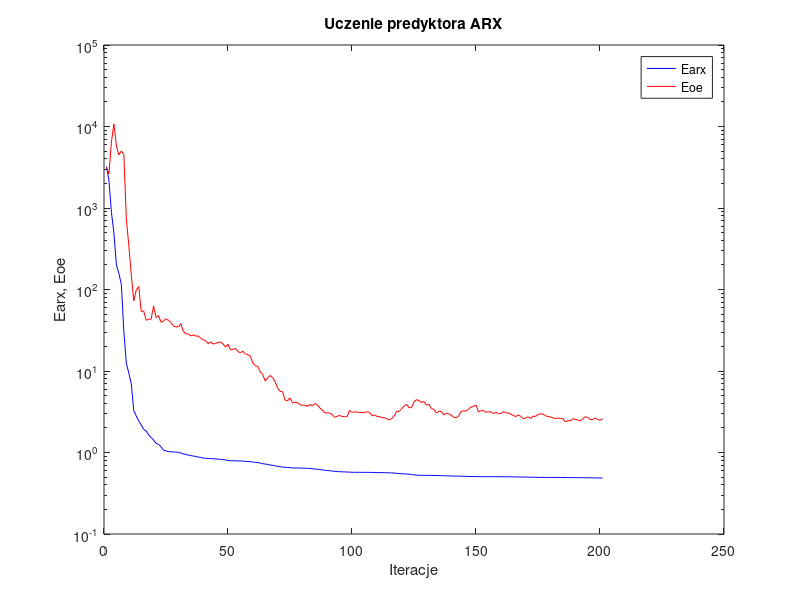
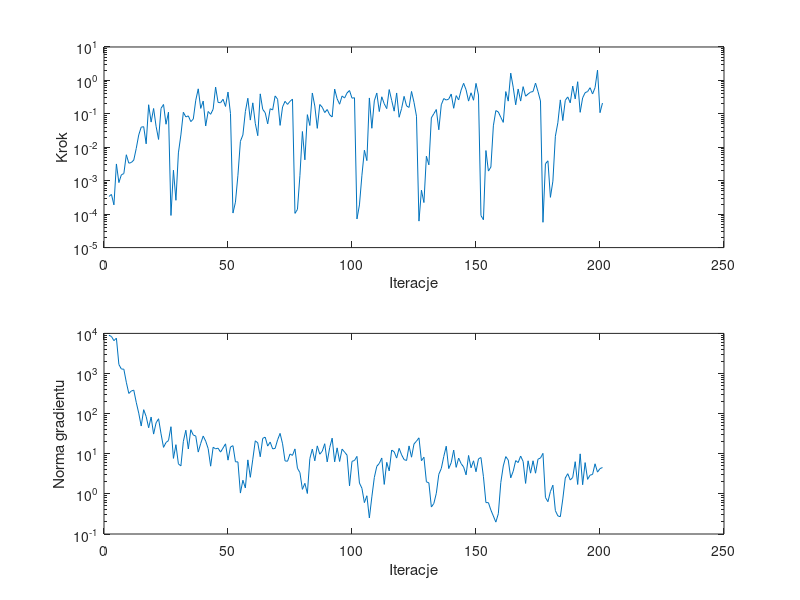

The MATLAB source for these figures, in order:
%uczenie predyktora arx
clear all;
n=0; farx(n+1)=3.208301e+003; foe(n+1)=3.183328e+003; wspucz(n+1)=0.000000e+000; ng(n+1)=0.000000e+000;
%odnowa zmiennej metryki
n=1; farx(n+1)=2.185960e+003; foe(n+1)=2.632387e+003; krok(n+1)=3.383827e-004; ng(n+1)=8.991362e+003;
n=2; farx(n+1)=8.787433e+002; foe(n+1)=6.467846e+003; krok(n+1)=3.891984e-004; ng(n+1)=8.384471e+003;
n=3; farx(n+1)=4.948824e+002; foe(n+1)=1.072910e+004; krok(n+1)=1.897731e-004; ng(n+1)=6.593837e+003;
n=4; farx(n+1)=1.998167e+002; foe(n+1)=5.768895e+003; krok(n+1)=3.174920e-003; ng(n+1)=7.611663e+003;
n=5; farx(n+1)=1.576875e+002; foe(n+1)=4.489838e+003; krok(n+1)=8.790130e-004; ng(n+1)=1.678997e+003;
n=6; farx(n+1)=1.147793e+002; foe(n+1)=5.017559e+003; krok(n+1)=1.505777e-003; ng(n+1)=1.294537e+003;
n=7; farx(n+1)=3.069247e+001; foe(n+1)=4.545958e+003; krok(n+1)=1.635770e-003; ng(n+1)=1.281653e+003;
n=8; farx(n+1)=1.249032e+001; foe(n+1)=7.371526e+002; krok(n+1)=5.980899e-003; ng(n+1)=6.049552e+002;
n=9; farx(n+1)=9.452465e+000; foe(n+1)=3.485619e+002; krok(n+1)=3.350038e-003; ng(n+1)=3.188616e+002;
n=10; farx(n+1)=6.973493e+000; foe(n+1)=1.515235e+002; krok(n+1)=3.500453e-003; ng(n+1)=3.654043e+002;
n=11; farx(n+1)=3.270457e+000; foe(n+1)=7.249897e+001; krok(n+1)=4.150488e-003; ng(n+1)=3.859924e+002;
n=12; farx(n+1)=2.813609e+000; foe(n+1)=9.827694e+001; krok(n+1)=9.231862e-003; ng(n+1)=1.913484e+002;
n=13; farx(n+1)=2.443759e+000; foe(n+1)=1.087225e+002; krok(n+1)=2.331822e-002; ng(n+1)=1.031823e+002;
n=14; farx(n+1)=2.179467e+000; foe(n+1)=5.361251e+001; krok(n+1)=4.000365e-002; ng(n+1)=4.907964e+001;
n=15; farx(n+1)=1.923682e+000; foe(n+1)=5.469618e+001; krok(n+1)=4.134280e-002; ng(n+1)=1.255268e+002;
n=16; farx(n+1)=1.840425e+000; foe(n+1)=4.189385e+001; krok(n+1)=1.269968e-002; ng(n+1)=8.489624e+001;
n=17; farx(n+1)=1.643412e+000; foe(n+1)=4.319239e+001; krok(n+1)=1.872762e-001; ng(n+1)=4.448698e+001;
n=18; farx(n+1)=1.529708e+000; foe(n+1)=4.325045e+001; krok(n+1)=5.671128e-002; ng(n+1)=8.232317e+001;
n=19; farx(n+1)=1.426332e+000; foe(n+1)=6.299332e+001; krok(n+1)=1.447238e-001; ng(n+1)=3.091312e+001;
n=20; farx(n+1)=1.291660e+000; foe(n+1)=4.524318e+001; krok(n+1)=4.235232e-002; ng(n+1)=5.907490e+001;
n=21; farx(n+1)=1.259423e+000; foe(n+1)=4.777357e+001; krok(n+1)=1.716139e-002; ng(n+1)=7.457485e+001;
n=22; farx(n+1)=1.176277e+000; foe(n+1)=3.970617e+001; krok(n+1)=1.460372e-001; ng(n+1)=3.135415e+001;
n=23; farx(n+1)=1.065020e+000; foe(n+1)=4.104514e+001; krok(n+1)=1.907753e-001; ng(n+1)=1.442990e+001;
n=24; farx(n+1)=1.047023e+000; foe(n+1)=4.381261e+001; krok(n+1)=4.895039e-002; ng(n+1)=1.909397e+001;
n=25; farx(n+1)=1.028753e+000; foe(n+1)=4.186798e+001; krok(n+1)=1.125137e-001; ng(n+1)=2.131982e+001;
%odnowa zmiennej metryki
n=26; farx(n+1)=1.020695e+000; foe(n+1)=3.943701e+001; krok(n+1)=9.144347e-005; ng(n+1)=4.721190e+001;
n=27; farx(n+1)=1.015044e+000; foe(n+1)=3.553765e+001; krok(n+1)=2.063028e-003; ng(n+1)=7.666042e+000;
n=28; farx(n+1)=1.011347e+000; foe(n+1)=3.481902e+001; krok(n+1)=2.601359e-004; ng(n+1)=1.684396e+001;
n=29; farx(n+1)=1.003283e+000; foe(n+1)=3.485884e+001; krok(n+1)=6.800237e-003; ng(n+1)=5.603341e+000;
n=30; farx(n+1)=9.855108e-001; foe(n+1)=3.813505e+001; krok(n+1)=2.340953e-002; ng(n+1)=4.977694e+000;
n=31; farx(n+1)=9.610061e-001; foe(n+1)=3.060166e+001; krok(n+1)=1.115271e-001; ng(n+1)=2.043987e+001;
n=32; farx(n+1)=9.417799e-001; foe(n+1)=2.864369e+001; krok(n+1)=8.097460e-002; ng(n+1)=3.855021e+001;
n=33; farx(n+1)=9.316844e-001; foe(n+1)=2.849421e+001; krok(n+1)=8.693674e-002; ng(n+1)=1.315890e+001;
n=34; farx(n+1)=9.168902e-001; foe(n+1)=2.690625e+001; krok(n+1)=5.857529e-002; ng(n+1)=3.967856e+001;
n=35; farx(n+1)=9.040316e-001; foe(n+1)=2.776686e+001; krok(n+1)=6.995615e-002; ng(n+1)=2.926264e+001;
n=36; farx(n+1)=8.950741e-001; foe(n+1)=2.678311e+001; krok(n+1)=2.553603e-001; ng(n+1)=2.762093e+001;
n=37; farx(n+1)=8.776262e-001; foe(n+1)=2.690247e+001; krok(n+1)=5.600723e-001; ng(n+1)=1.101752e+001;
n=38; farx(n+1)=8.718537e-001; foe(n+1)=2.516110e+001; krok(n+1)=1.456144e-001; ng(n+1)=1.814948e+001;
n=39; farx(n+1)=8.535075e-001; foe(n+1)=2.420289e+001; krok(n+1)=2.418297e-001; ng(n+1)=2.765983e+001;
n=40; farx(n+1)=8.488577e-001; foe(n+1)=2.345539e+001; krok(n+1)=4.331299e-002; ng(n+1)=2.065499e+001;
n=41; farx(n+1)=8.448802e-001; foe(n+1)=2.159551e+001; krok(n+1)=1.178633e-001; ng(n+1)=1.343468e+001;
n=42; farx(n+1)=8.419471e-001; foe(n+1)=2.282637e+001; krok(n+1)=9.704432e-002; ng(n+1)=4.901433e+000;
n=43; farx(n+1)=8.392902e-001; foe(n+1)=2.138831e+001; krok(n+1)=1.372911e-001; ng(n+1)=1.450269e+001;
n=44; farx(n+1)=8.336467e-001; foe(n+1)=2.178919e+001; krok(n+1)=6.314556e-001; ng(n+1)=1.327929e+001;
n=45; farx(n+1)=8.288376e-001; foe(n+1)=2.234566e+001; krok(n+1)=2.193298e-001; ng(n+1)=1.376586e+001;
n=46; farx(n+1)=8.247475e-001; foe(n+1)=2.270307e+001; krok(n+1)=2.153023e-001; ng(n+1)=1.099062e+001;
n=47; farx(n+1)=8.181074e-001; foe(n+1)=2.147714e+001; krok(n+1)=2.730638e-001; ng(n+1)=1.391646e+001;
n=48; farx(n+1)=8.109527e-001; foe(n+1)=1.969746e+001; krok(n+1)=1.664220e-001; ng(n+1)=1.767301e+001;
n=49; farx(n+1)=7.987493e-001; foe(n+1)=2.132342e+001; krok(n+1)=4.485036e-001; ng(n+1)=6.931695e+000;
n=50; farx(n+1)=7.922041e-001; foe(n+1)=1.809550e+001; krok(n+1)=1.019950e-001; ng(n+1)=1.475938e+001;
%odnowa zmiennej metryki
n=51; farx(n+1)=7.911105e-001; foe(n+1)=1.847704e+001; krok(n+1)=1.078966e-004; ng(n+1)=1.590468e+001;
n=52; farx(n+1)=7.907282e-001; foe(n+1)=1.887192e+001; krok(n+1)=2.288097e-004; ng(n+1)=6.302099e+000;
n=53; farx(n+1)=7.882104e-001; foe(n+1)=1.735490e+001; krok(n+1)=1.457389e-003; ng(n+1)=6.272265e+000;
n=54; farx(n+1)=7.875632e-001; foe(n+1)=1.672722e+001; krok(n+1)=1.511435e-002; ng(n+1)=1.047987e+000;
n=55; farx(n+1)=7.838189e-001; foe(n+1)=1.746597e+001; krok(n+1)=2.337492e-002; ng(n+1)=2.190215e+000;
n=56; farx(n+1)=7.800492e-001; foe(n+1)=1.622743e+001; krok(n+1)=1.171506e-001; ng(n+1)=1.405474e+000;
n=57; farx(n+1)=7.750708e-001; foe(n+1)=1.580167e+001; krok(n+1)=2.930544e-001; ng(n+1)=7.038302e+000;
n=58; farx(n+1)=7.728692e-001; foe(n+1)=1.522438e+001; krok(n+1)=6.504518e-002; ng(n+1)=2.589323e+000;
n=59; farx(n+1)=7.629272e-001; foe(n+1)=1.255957e+001; krok(n+1)=2.134155e-001; ng(n+1)=7.322089e+000;
n=60; farx(n+1)=7.556797e-001; foe(n+1)=1.161598e+001; krok(n+1)=5.205007e-002; ng(n+1)=2.105092e+001;
n=61; farx(n+1)=7.536392e-001; foe(n+1)=1.140248e+001; krok(n+1)=2.223039e-002; ng(n+1)=1.869800e+001;
n=62; farx(n+1)=7.406701e-001; foe(n+1)=9.738849e+000; krok(n+1)=3.963116e-001; ng(n+1)=8.419228e+000;
n=63; farx(n+1)=7.286965e-001; foe(n+1)=9.101926e+000; krok(n+1)=1.362644e-001; ng(n+1)=2.421794e+001;
n=64; farx(n+1)=7.206082e-001; foe(n+1)=7.538278e+000; krok(n+1)=1.083782e-001; ng(n+1)=2.593518e+001;
n=65; farx(n+1)=7.145710e-001; foe(n+1)=8.205873e+000; krok(n+1)=5.019954e-002; ng(n+1)=1.551460e+001;
n=66; farx(n+1)=7.016936e-001; foe(n+1)=8.804117e+000; krok(n+1)=1.423907e-001; ng(n+1)=1.959954e+001;
n=67; farx(n+1)=6.965442e-001; foe(n+1)=8.306415e+000; krok(n+1)=1.307960e-001; ng(n+1)=1.322154e+001;
n=68; farx(n+1)=6.869439e-001; foe(n+1)=7.424229e+000; krok(n+1)=3.435737e-001; ng(n+1)=1.361117e+001;
n=69; farx(n+1)=6.760143e-001; foe(n+1)=6.152142e+000; krok(n+1)=2.733592e-001; ng(n+1)=2.225690e+001;
n=70; farx(n+1)=6.696279e-001; foe(n+1)=5.640725e+000; krok(n+1)=4.517978e-002; ng(n+1)=3.217414e+001;
n=71; farx(n+1)=6.627171e-001; foe(n+1)=5.581819e+000; krok(n+1)=1.612369e-001; ng(n+1)=1.771628e+001;
n=72; farx(n+1)=6.583921e-001; foe(n+1)=4.401031e+000; krok(n+1)=2.370960e-001; ng(n+1)=6.642623e+000;
n=73; farx(n+1)=6.546266e-001; foe(n+1)=4.303548e+000; krok(n+1)=1.919189e-001; ng(n+1)=6.501069e+000;
n=74; farx(n+1)=6.523645e-001; foe(n+1)=4.669952e+000; krok(n+1)=2.363480e-001; ng(n+1)=9.856031e+000;
n=75; farx(n+1)=6.461596e-001; foe(n+1)=4.070854e+000; krok(n+1)=2.760258e-001; ng(n+1)=9.111464e+000;
%odnowa zmiennej metryki
n=76; farx(n+1)=6.454957e-001; foe(n+1)=4.098724e+000; krok(n+1)=1.055848e-004; ng(n+1)=1.320623e+001;
n=77; farx(n+1)=6.454059e-001; foe(n+1)=4.117943e+000; krok(n+1)=1.383684e-004; ng(n+1)=4.354925e+000;
n=78; farx(n+1)=6.448237e-001; foe(n+1)=3.865176e+000; krok(n+1)=1.448033e-003; ng(n+1)=3.391117e+000;
n=79; farx(n+1)=6.431363e-001; foe(n+1)=3.794962e+000; krok(n+1)=2.963700e-002; ng(n+1)=1.296373e+000;
n=80; farx(n+1)=6.426253e-001; foe(n+1)=3.806231e+000; krok(n+1)=4.210497e-003; ng(n+1)=1.834022e+000;
n=81; farx(n+1)=6.392381e-001; foe(n+1)=3.667452e+000; krok(n+1)=9.464845e-002; ng(n+1)=1.023102e+000;
n=82; farx(n+1)=6.380440e-001; foe(n+1)=3.892375e+000; krok(n+1)=4.486659e-002; ng(n+1)=7.566141e+000;
n=83; farx(n+1)=6.314062e-001; foe(n+1)=3.731939e+000; krok(n+1)=4.206609e-001; ng(n+1)=1.310612e+001;
n=84; farx(n+1)=6.265229e-001; foe(n+1)=3.988766e+000; krok(n+1)=1.713887e-001; ng(n+1)=6.673934e+000;
n=85; farx(n+1)=6.246428e-001; foe(n+1)=3.830127e+000; krok(n+1)=3.685289e-002; ng(n+1)=1.571863e+001;
n=86; farx(n+1)=6.182217e-001; foe(n+1)=3.526616e+000; krok(n+1)=1.902702e-001; ng(n+1)=9.747015e+000;
n=87; farx(n+1)=6.112005e-001; foe(n+1)=3.318200e+000; krok(n+1)=1.579498e-001; ng(n+1)=1.155474e+001;
n=88; farx(n+1)=6.053994e-001; foe(n+1)=3.066283e+000; krok(n+1)=1.093247e-001; ng(n+1)=1.778359e+001;
n=89; farx(n+1)=6.009941e-001; foe(n+1)=3.067156e+000; krok(n+1)=1.348264e-001; ng(n+1)=6.269214e+000;
n=90; farx(n+1)=5.973998e-001; foe(n+1)=3.043518e+000; krok(n+1)=9.349969e-002; ng(n+1)=1.420630e+001;
n=91; farx(n+1)=5.925078e-001; foe(n+1)=2.916310e+000; krok(n+1)=8.061847e-002; ng(n+1)=2.447471e+001;
n=92; farx(n+1)=5.871401e-001; foe(n+1)=2.702437e+000; krok(n+1)=5.520515e-001; ng(n+1)=6.281354e+000;
n=93; farx(n+1)=5.831284e-001; foe(n+1)=2.781477e+000; krok(n+1)=2.828655e-001; ng(n+1)=1.402541e+001;
n=94; farx(n+1)=5.814392e-001; foe(n+1)=2.852597e+000; krok(n+1)=1.940886e-001; ng(n+1)=6.421588e+000;
n=95; farx(n+1)=5.800181e-001; foe(n+1)=2.770936e+000; krok(n+1)=3.421659e-001; ng(n+1)=1.304911e+001;
n=96; farx(n+1)=5.781704e-001; foe(n+1)=2.758310e+000; krok(n+1)=2.969638e-001; ng(n+1)=1.102392e+001;
n=97; farx(n+1)=5.759637e-001; foe(n+1)=2.739306e+000; krok(n+1)=4.228884e-001; ng(n+1)=9.236993e+000;
n=98; farx(n+1)=5.742026e-001; foe(n+1)=3.295216e+000; krok(n+1)=4.979739e-001; ng(n+1)=1.584551e+000;
n=99; farx(n+1)=5.723901e-001; foe(n+1)=3.108651e+000; krok(n+1)=2.944474e-001; ng(n+1)=6.470456e+000;
n=100; farx(n+1)=5.714257e-001; foe(n+1)=3.159487e+000; krok(n+1)=3.035583e-001; ng(n+1)=6.794356e+000;
%odnowa zmiennej metryki
n=101; farx(n+1)=5.712348e-001; foe(n+1)=3.120925e+000; krok(n+1)=7.188658e-005; ng(n+1)=8.596111e+000;
n=102; farx(n+1)=5.712138e-001; foe(n+1)=3.105909e+000; krok(n+1)=1.885993e-004; ng(n+1)=1.863982e+000;
n=103; farx(n+1)=5.711045e-001; foe(n+1)=3.091297e+000; krok(n+1)=1.463096e-003; ng(n+1)=1.380354e+000;
n=104; farx(n+1)=5.710056e-001; foe(n+1)=3.080217e+000; krok(n+1)=8.155298e-003; ng(n+1)=6.058472e-001;
n=105; farx(n+1)=5.708813e-001; foe(n+1)=3.161719e+000; krok(n+1)=3.990929e-003; ng(n+1)=8.980796e-001;
n=106; farx(n+1)=5.702355e-001; foe(n+1)=3.113903e+000; krok(n+1)=2.990259e-001; ng(n+1)=2.511776e-001;
n=107; farx(n+1)=5.697002e-001; foe(n+1)=2.847868e+000; krok(n+1)=3.707198e-002; ng(n+1)=8.421024e-001;
n=108; farx(n+1)=5.690472e-001; foe(n+1)=2.877384e+000; krok(n+1)=2.451503e-001; ng(n+1)=2.560793e+000;
n=109; farx(n+1)=5.682124e-001; foe(n+1)=2.788372e+000; krok(n+1)=4.195659e-001; ng(n+1)=4.871423e+000;
n=110; farx(n+1)=5.671967e-001; foe(n+1)=2.756763e+000; krok(n+1)=1.171506e-001; ng(n+1)=5.745084e+000;
n=111; farx(n+1)=5.663860e-001; foe(n+1)=2.684185e+000; krok(n+1)=3.238984e-001; ng(n+1)=7.845983e+000;
n=112; farx(n+1)=5.659995e-001; foe(n+1)=2.676869e+000; krok(n+1)=2.002215e-001; ng(n+1)=1.722078e+000;
n=113; farx(n+1)=5.652387e-001; foe(n+1)=2.598348e+000; krok(n+1)=1.431710e-001; ng(n+1)=6.112424e+000;
n=114; farx(n+1)=5.639127e-001; foe(n+1)=2.512788e+000; krok(n+1)=5.327583e-001; ng(n+1)=3.730928e+000;
n=115; farx(n+1)=5.616502e-001; foe(n+1)=2.612024e+000; krok(n+1)=2.519998e-001; ng(n+1)=1.236315e+001;
n=116; farx(n+1)=5.597512e-001; foe(n+1)=2.803742e+000; krok(n+1)=1.204927e-001; ng(n+1)=1.117433e+001;
n=117; farx(n+1)=5.552642e-001; foe(n+1)=3.195331e+000; krok(n+1)=4.213257e-001; ng(n+1)=7.802084e+000;
n=118; farx(n+1)=5.516498e-001; foe(n+1)=3.200487e+000; krok(n+1)=7.911391e-002; ng(n+1)=1.364223e+001;
n=119; farx(n+1)=5.493687e-001; foe(n+1)=3.440863e+000; krok(n+1)=1.452529e-001; ng(n+1)=9.411087e+000;
n=120; farx(n+1)=5.464292e-001; foe(n+1)=3.703635e+000; krok(n+1)=3.337224e-001; ng(n+1)=7.153209e+000;
n=121; farx(n+1)=5.445124e-001; foe(n+1)=3.914668e+000; krok(n+1)=1.732520e-001; ng(n+1)=6.797560e+000;
n=122; farx(n+1)=5.419675e-001; foe(n+1)=3.550954e+000; krok(n+1)=1.556123e-001; ng(n+1)=1.567766e+001;
n=123; farx(n+1)=5.376103e-001; foe(n+1)=3.553057e+000; krok(n+1)=4.681360e-001; ng(n+1)=8.208697e+000;
n=124; farx(n+1)=5.306988e-001; foe(n+1)=4.145187e+000; krok(n+1)=2.209722e-001; ng(n+1)=1.757153e+001;
n=125; farx(n+1)=5.275625e-001; foe(n+1)=4.460875e+000; krok(n+1)=8.512166e-002; ng(n+1)=2.063003e+001;
%odnowa zmiennej metryki
n=126; farx(n+1)=5.262526e-001; foe(n+1)=4.310091e+000; krok(n+1)=6.196706e-005; ng(n+1)=2.492683e+001;
n=127; farx(n+1)=5.255618e-001; foe(n+1)=4.107852e+000; krok(n+1)=5.216764e-004; ng(n+1)=6.705561e+000;
n=128; farx(n+1)=5.249047e-001; foe(n+1)=4.227840e+000; krok(n+1)=2.224690e-004; ng(n+1)=8.202487e+000;
n=129; farx(n+1)=5.241382e-001; foe(n+1)=3.811758e+000; krok(n+1)=5.414124e-003; ng(n+1)=1.997720e+000;
n=130; farx(n+1)=5.237274e-001; foe(n+1)=3.918190e+000; krok(n+1)=2.983929e-003; ng(n+1)=1.878304e+000;
n=131; farx(n+1)=5.231961e-001; foe(n+1)=3.450703e+000; krok(n+1)=7.601794e-002; ng(n+1)=4.706647e-001;
n=132; farx(n+1)=5.224919e-001; foe(n+1)=3.390689e+000; krok(n+1)=1.010376e-001; ng(n+1)=5.763896e-001;
n=133; farx(n+1)=5.214829e-001; foe(n+1)=3.054917e+000; krok(n+1)=1.348264e-001; ng(n+1)=1.036772e+000;
n=134; farx(n+1)=5.210213e-001; foe(n+1)=3.206015e+000; krok(n+1)=3.340315e-002; ng(n+1)=3.078301e+000;
n=135; farx(n+1)=5.201812e-001; foe(n+1)=3.203454e+000; krok(n+1)=1.865388e-001; ng(n+1)=4.273209e+000;
n=136; farx(n+1)=5.187707e-001; foe(n+1)=2.896022e+000; krok(n+1)=2.868245e-001; ng(n+1)=8.524075e+000;
n=137; farx(n+1)=5.172454e-001; foe(n+1)=3.033959e+000; krok(n+1)=2.587256e-001; ng(n+1)=1.543051e+001;
n=138; farx(n+1)=5.164627e-001; foe(n+1)=2.992132e+000; krok(n+1)=2.760258e-001; ng(n+1)=4.272547e+000;
n=139; farx(n+1)=5.153359e-001; foe(n+1)=2.869346e+000; krok(n+1)=3.923690e-001; ng(n+1)=5.981701e+000;
n=140; farx(n+1)=5.141884e-001; foe(n+1)=2.708228e+000; krok(n+1)=1.467726e-001; ng(n+1)=1.237271e+001;
n=141; farx(n+1)=5.132072e-001; foe(n+1)=2.665992e+000; krok(n+1)=3.510640e-001; ng(n+1)=4.585192e+000;
n=142; farx(n+1)=5.125877e-001; foe(n+1)=2.801313e+000; krok(n+1)=2.611580e-001; ng(n+1)=7.814108e+000;
n=143; farx(n+1)=5.117464e-001; foe(n+1)=3.200805e+000; krok(n+1)=5.138574e-001; ng(n+1)=5.672408e+000;
n=144; farx(n+1)=5.106160e-001; foe(n+1)=3.254692e+000; krok(n+1)=8.204121e-001; ng(n+1)=4.683608e+000;
n=145; farx(n+1)=5.094278e-001; foe(n+1)=3.222718e+000; krok(n+1)=5.249576e-001; ng(n+1)=2.981139e+000;
n=146; farx(n+1)=5.086587e-001; foe(n+1)=3.406893e+000; krok(n+1)=2.405442e-001; ng(n+1)=9.072493e+000;
n=147; farx(n+1)=5.080197e-001; foe(n+1)=3.633758e+000; krok(n+1)=4.268310e-001; ng(n+1)=4.468334e+000;
n=148; farx(n+1)=5.071499e-001; foe(n+1)=3.655166e+000; krok(n+1)=2.553603e-001; ng(n+1)=6.674242e+000;
n=149; farx(n+1)=5.063696e-001; foe(n+1)=3.830683e+000; krok(n+1)=8.155462e-001; ng(n+1)=3.561204e+000;
n=150; farx(n+1)=5.056091e-001; foe(n+1)=3.155554e+000; krok(n+1)=3.655097e-001; ng(n+1)=7.479929e+000;
%odnowa zmiennej metryki
n=151; farx(n+1)=5.053298e-001; foe(n+1)=3.255905e+000; krok(n+1)=9.108681e-005; ng(n+1)=8.053493e+000;
n=152; farx(n+1)=5.053129e-001; foe(n+1)=3.272207e+000; krok(n+1)=6.800238e-005; ng(n+1)=2.674771e+000;
n=153; farx(n+1)=5.052191e-001; foe(n+1)=3.128406e+000; krok(n+1)=7.990988e-003; ng(n+1)=6.059965e-001;
n=154; farx(n+1)=5.051917e-001; foe(n+1)=3.148289e+000; krok(n+1)=1.945210e-003; ng(n+1)=6.053024e-001;
n=155; farx(n+1)=5.051808e-001; foe(n+1)=3.160361e+000; krok(n+1)=2.559883e-003; ng(n+1)=3.951094e-001;
n=156; farx(n+1)=5.050591e-001; foe(n+1)=2.997593e+000; krok(n+1)=4.382471e-002; ng(n+1)=2.805738e-001;
n=157; farx(n+1)=5.049887e-001; foe(n+1)=3.127908e+000; krok(n+1)=1.251841e-001; ng(n+1)=1.978668e-001;
n=158; farx(n+1)=5.047234e-001; foe(n+1)=2.991187e+000; krok(n+1)=1.139041e-001; ng(n+1)=3.201698e-001;
n=159; farx(n+1)=5.045129e-001; foe(n+1)=3.015186e+000; krok(n+1)=7.863442e-002; ng(n+1)=1.919211e+000;
n=160; farx(n+1)=5.043489e-001; foe(n+1)=3.167901e+000; krok(n+1)=5.558094e-002; ng(n+1)=4.966726e+000;
n=161; farx(n+1)=5.040027e-001; foe(n+1)=3.072831e+000; krok(n+1)=4.635137e-001; ng(n+1)=8.492199e+000;
n=162; farx(n+1)=5.036778e-001; foe(n+1)=3.056803e+000; krok(n+1)=2.401907e-001; ng(n+1)=6.976178e+000;
n=163; farx(n+1)=5.030804e-001; foe(n+1)=2.966266e+000; krok(n+1)=1.651241e+000; ng(n+1)=2.508702e+000;
n=164; farx(n+1)=5.025196e-001; foe(n+1)=2.849467e+000; krok(n+1)=6.278005e-001; ng(n+1)=3.658433e+000;
n=165; farx(n+1)=5.018804e-001; foe(n+1)=2.756765e+000; krok(n+1)=1.865458e-001; ng(n+1)=6.747634e+000;
n=166; farx(n+1)=5.010922e-001; foe(n+1)=2.886926e+000; krok(n+1)=5.534700e-001; ng(n+1)=6.040893e+000;
n=167; farx(n+1)=5.004651e-001; foe(n+1)=2.788076e+000; krok(n+1)=2.409855e-001; ng(n+1)=8.776442e+000;
n=168; farx(n+1)=4.998237e-001; foe(n+1)=2.603646e+000; krok(n+1)=6.511688e-001; ng(n+1)=6.417853e+000;
n=169; farx(n+1)=4.992298e-001; foe(n+1)=2.644295e+000; krok(n+1)=3.372291e-001; ng(n+1)=1.824931e+000;
n=170; farx(n+1)=4.988575e-001; foe(n+1)=2.746457e+000; krok(n+1)=3.923690e-001; ng(n+1)=6.672301e+000;
n=171; farx(n+1)=4.983916e-001; foe(n+1)=2.612799e+000; krok(n+1)=4.478955e-001; ng(n+1)=3.286649e+000;
n=172; farx(n+1)=4.977584e-001; foe(n+1)=2.787505e+000; krok(n+1)=4.641165e-001; ng(n+1)=6.686817e+000;
n=173; farx(n+1)=4.968572e-001; foe(n+1)=2.773727e+000; krok(n+1)=8.328011e-001; ng(n+1)=3.276134e+000;
n=174; farx(n+1)=4.959847e-001; foe(n+1)=2.935002e+000; krok(n+1)=4.635137e-001; ng(n+1)=7.335977e+000;
n=175; farx(n+1)=4.950508e-001; foe(n+1)=2.978132e+000; krok(n+1)=2.425770e-001; ng(n+1)=7.840558e+000;
%odnowa zmiennej metryki
n=176; farx(n+1)=4.948228e-001; foe(n+1)=2.961378e+000; krok(n+1)=5.714551e-005; ng(n+1)=1.023012e+001;
n=177; farx(n+1)=4.947490e-001; foe(n+1)=2.817286e+000; krok(n+1)=3.211338e-003; ng(n+1)=8.152979e-001;
n=178; farx(n+1)=4.946736e-001; foe(n+1)=2.766311e+000; krok(n+1)=3.937497e-003; ng(n+1)=6.386157e-001;
n=179; farx(n+1)=4.946579e-001; foe(n+1)=2.727351e+000; krok(n+1)=3.184791e-004; ng(n+1)=1.141234e+000;
n=180; farx(n+1)=4.945794e-001; foe(n+1)=2.666652e+000; krok(n+1)=9.700243e-004; ng(n+1)=1.648214e+000;
n=181; farx(n+1)=4.944756e-001; foe(n+1)=2.606198e+000; krok(n+1)=2.138537e-002; ng(n+1)=3.829339e-001;
n=182; farx(n+1)=4.943498e-001; foe(n+1)=2.647000e+000; krok(n+1)=5.405940e-002; ng(n+1)=2.830625e-001;
n=183; farx(n+1)=4.940104e-001; foe(n+1)=2.618521e+000; krok(n+1)=2.615920e-001; ng(n+1)=2.690870e-001;
n=184; farx(n+1)=4.935436e-001; foe(n+1)=2.608902e+000; krok(n+1)=6.301521e-002; ng(n+1)=7.471121e-001;
n=185; farx(n+1)=4.930872e-001; foe(n+1)=2.377441e+000; krok(n+1)=2.538306e-001; ng(n+1)=2.485464e+000;
n=186; farx(n+1)=4.928065e-001; foe(n+1)=2.463569e+000; krok(n+1)=3.214238e-001; ng(n+1)=3.186962e+000;
n=187; farx(n+1)=4.925766e-001; foe(n+1)=2.437832e+000; krok(n+1)=2.134155e-001; ng(n+1)=2.218040e+000;
n=188; farx(n+1)=4.920992e-001; foe(n+1)=2.588851e+000; krok(n+1)=6.776371e-001; ng(n+1)=2.572534e+000;
n=189; farx(n+1)=4.918542e-001; foe(n+1)=2.559608e+000; krok(n+1)=2.798246e-001; ng(n+1)=6.339733e+000;
n=190; farx(n+1)=4.911817e-001; foe(n+1)=2.510959e+000; krok(n+1)=9.145402e-001; ng(n+1)=1.715291e+000;
n=191; farx(n+1)=4.907760e-001; foe(n+1)=2.433774e+000; krok(n+1)=1.111619e-001; ng(n+1)=9.944941e+000;
n=192; farx(n+1)=4.904866e-001; foe(n+1)=2.584048e+000; krok(n+1)=3.005969e-001; ng(n+1)=1.689951e+000;
n=193; farx(n+1)=4.900680e-001; foe(n+1)=2.745248e+000; krok(n+1)=4.305446e-001; ng(n+1)=6.019616e+000;
n=194; farx(n+1)=4.895795e-001; foe(n+1)=2.705652e+000; krok(n+1)=4.641165e-001; ng(n+1)=2.301985e+000;
n=195; farx(n+1)=4.892645e-001; foe(n+1)=2.550036e+000; krok(n+1)=6.053697e-001; ng(n+1)=2.932888e+000;
n=196; farx(n+1)=4.890012e-001; foe(n+1)=2.536120e+000; krok(n+1)=3.923690e-001; ng(n+1)=3.046037e+000;
n=197; farx(n+1)=4.884468e-001; foe(n+1)=2.641698e+000; krok(n+1)=6.065168e-001; ng(n+1)=5.625386e+000;
n=198; farx(n+1)=4.870151e-001; foe(n+1)=2.552143e+000; krok(n+1)=2.030645e+000; ng(n+1)=3.484421e+000;
n=199; farx(n+1)=4.867110e-001; foe(n+1)=2.476813e+000; krok(n+1)=1.084302e-001; ng(n+1)=4.270366e+000;
n=200; farx(n+1)=4.857651e-001; foe(n+1)=2.596179e+000; krok(n+1)=2.106628e-001; ng(n+1)=4.531036e+000;

figure; semilogy(farx,'b'); hold on; semilogy(foe,'r'); xlabel('Iteracje'); ylabel('Earx, Eoe'); legend('Earx','Eoe'); title('Uczenie predyktora ARX');
figure; subplot(2,1,1); semilogy(krok); xlabel('Iteracje'); ylabel('Krok');
subplot(2,1,2); semilogy(ng); xlabel('Iteracje'); ylabel('Norma gradientu');
Earx=farx(n+1)
Eoe=foe(n+1)
